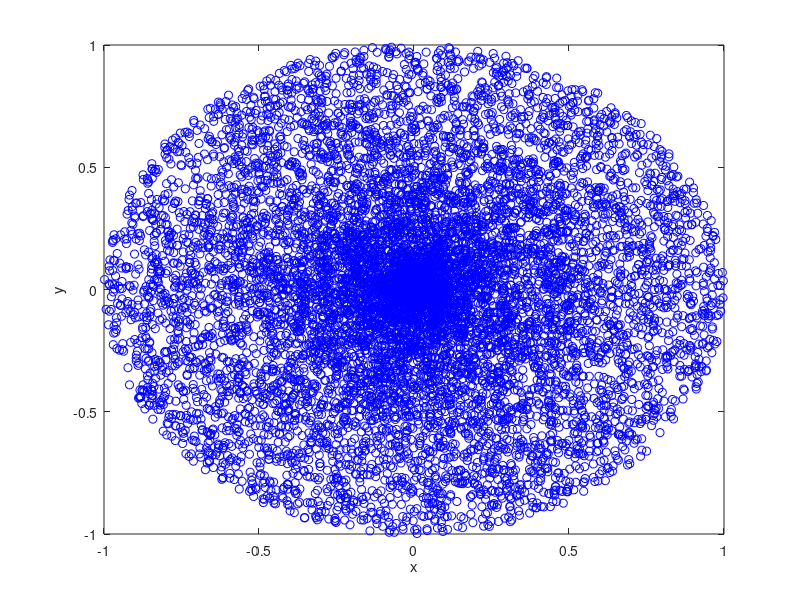
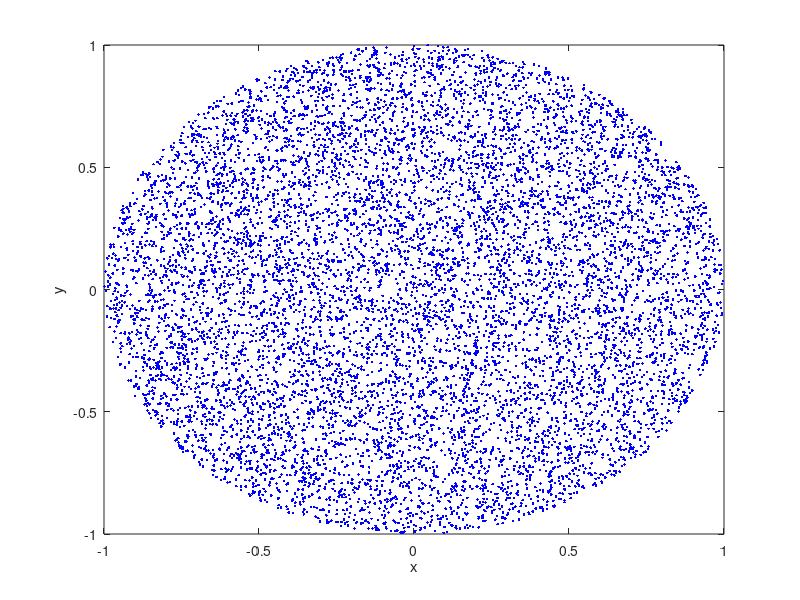

The MATLAB script that drew these images, in order:
clearvars;
%Disc with radius R and with x and y defined like
% x = Rcos(θ)
% y = Rsin(θ)

N = 100;
R = 1;
r = R*rand(N);
theta = 2*pi*rand(N);

x = r.*cos(theta);
y = r.*sin(theta);

figure(1);
plot(x,y, 'ob');
xlabel('x');
ylabel('y');

% B = T(A) -> P_B = P_A(a)/|J_T(a)|
%if % x = Rcos(θ) & y = Rsin(θ) then:
% |J| = |δx/δr δx/δθ| = |Rcos(θ) -Rsin(θ)| = Rcos(θ)^2 + Rsin(θ)^2 = R
%       |δy/δr δy/δθ|   |cos(θ)    sin(θ)|

% p(x,y) = P(r,θ)/r
% if r = f(u) with 0 ≤ u ≤ 1
% J = |f'(u)cosθ  -f(u)sinθ| = f(u)f'(u)cosθ^2 + f(u)f'(u)sinθ^2 = f(u)f'(u)
%     |f'(u)sinθ   f(u)cosθ|
% f(u)f'(u) = c -> f'(u) = c/f(u)
% f(0) = 0 & f(1) = 1 & r = √(a)
% r = R*√rand(1) & θ = 2π*rand(1)


r_s = R*sqrt(rand(N));
theta_s = 2*pi*rand(N);
x = r_s.*cos(theta_s);
y = r_s.*sin(theta_s);

figure(2);
plot(x,y, '.b');
xlabel('x');
ylabel('y');
